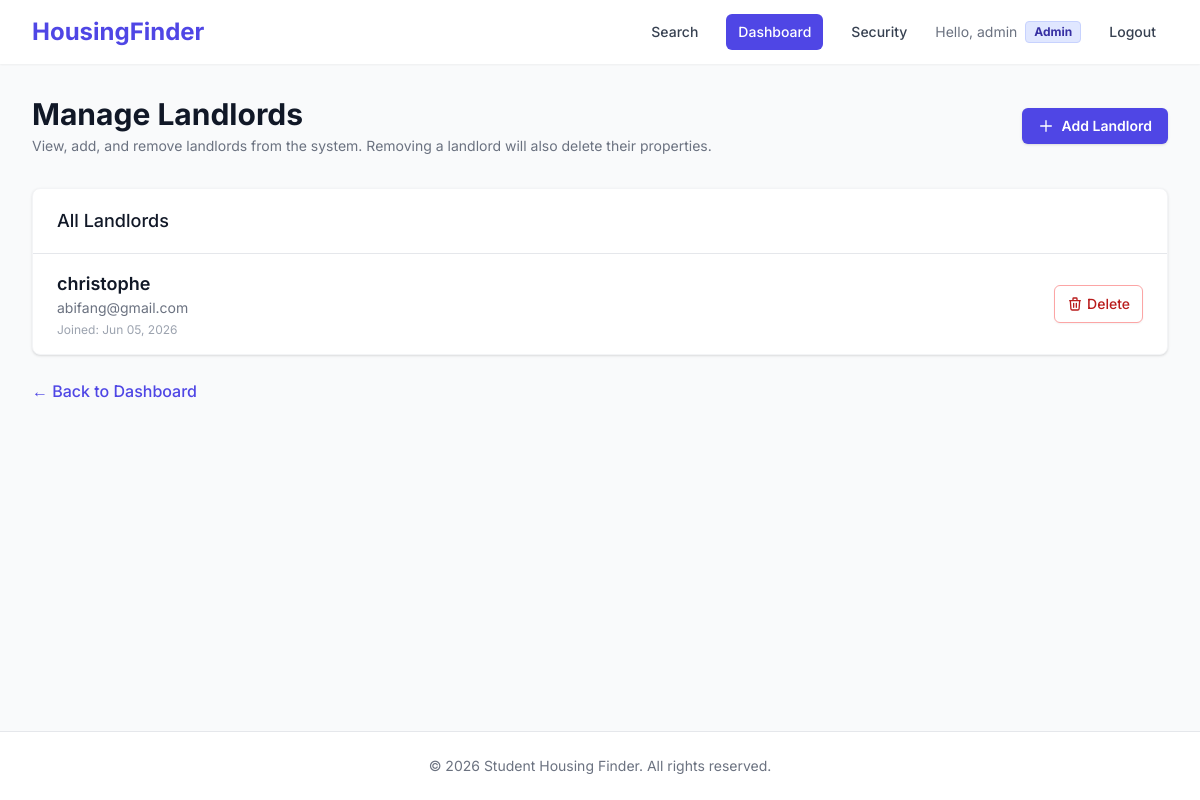
Page /dashboard/manage/landlords/ (signed in) on the committed database.
### accounts/models.py (models this page shows, shortened)
class User(AbstractUser):
    class Role(models.TextChoices):
        STUDENT = 'STUDENT', 'Student'
        LANDLORD = 'LANDLORD', 'Landlord'
        ADMIN = 'ADMIN', 'Admin'
    role = models.CharField(max_length=20, choices=Role.choices, default=Role.STUDENT)
    phone_number = models.CharField(
        max_length=20,
        blank=True,
        null=True,
        validators=[
            RegexValidator(
                regex=r'^[+]?[0-9]{7,20}$',
                message='Phone number must contain 7-20 digits and may start with +',
                code='invalid_phone'
            )
        ],
        help_text='Format: +1234567890 or 1234567890'
    )

### properties/views.py (the view)
# urls.py: path('dashboard/manage/landlords/', views.manage_landlords_view, name='manage_landlords'),
@login_required
def manage_landlords_view(request):
    if request.user.role != 'ADMIN':
        messages.error(request, "Only admins can manage landlords.")
        return redirect('dashboard')
    landlords = User.objects.filter(role='LANDLORD').order_by('-date_joined')
    context = {'landlords': landlords}
    return render(request, 'admin/manage_landlords.html', context)

### accounts/logging_utils.py (called while the page is built)
def get_client_ip(request):
    x_forwarded_for = request.META.get('HTTP_X_FORWARDED_FOR')
    if x_forwarded_for:
        ip = x_forwarded_for.split(',')[0]
    else:
        ip = request.META.get('REMOTE_ADDR')
    return ip

    def __call__(self, request):
        response = self.get_response(request)
        if not request.path.startswith(('/static/', '/media/')):
            if response.status_code >= 400 or any(important_path in request.path for important_path in ['/admin/', '/dashboard/', '/login', '/signup']):
                user = request.user if request.user.is_authenticated else None
                log_event(
                    level=SystemLog.LogLevel.WARNING if response.status_code >= 400 else SystemLog.LogLevel.INFO,
                    category=SystemLog.LogCategory.SECURITY,
                    action=f"{request.method} {request.path}",
                    message=f"Status: {response.status_code}",
                    user=user,
                    request=request,
                    status_code=response.status_code
                )
        return response

### templates/admin/manage_landlords.html (shortened to what this page needs)
{% extends 'base.html' %}
{% block content %}
<div class="bg-gray-50 flex-1 py-8">
    <div class="max-w-7xl mx-auto px-4 sm:px-6 lg:px-8">
        <div class="md:flex md:items-center md:justify-between mb-8">
            <div class="flex-1 min-w-0">
                <h2 class="text-2xl font-bold leading-7 text-gray-900 sm:text-3xl sm:truncate">
                    Manage Landlords
                </h2>
                <p class="mt-1 text-sm text-gray-500">
                    View, add, and remove landlords from the system. Removing a landlord will also delete their properties.
                </p>
            </div>
            <div class="mt-4 md:mt-0">
                <a href="{% url 'add_landlord' %}"
                   class="inline-flex items-center px-4 py-2 bg-indigo-600 hover:bg-indigo-700 text-white text-sm font-semibold rounded-md shadow transition-colors duration-150 focus:outline-none focus:ring-2 focus:ring-offset-2 focus:ring-indigo-500">
                    <svg class="w-4 h-4 mr-2" fill="none" stroke="currentColor" viewBox="0 0 24 24">
                        <path stroke-linecap="round" stroke-linejoin="round" stroke-width="2" d="M12 4v16m8-8H4"/>
                    </svg>
                    Add Landlord
                </a>
            </div>
        </div>
        <div class="bg-white shadow rounded-lg border border-gray-100 overflow-hidden">
            <div class="px-4 py-5 border-b border-gray-200 sm:px-6">
                <h3 class="text-lg leading-6 font-medium text-gray-900">All Landlords</h3>
            </div>
            {% if landlords %}
            <div class="divide-y divide-gray-200">
                {% for landlord in landlords %}
                <div class="px-4 py-4 sm:px-6 hover:bg-gray-50 flex justify-between items-center">
                    <div>
                        <h4 class="text-lg font-semibold text-gray-900">{{ landlord.username }}</h4>
                        <p class="text-sm text-gray-500">{{ landlord.email }}</p>
                        <p class="text-xs text-gray-400 mt-1">Joined: {{ landlord.date_joined|date:"M d, Y" }}</p>
                    </div>
                    <a href="{% url 'delete_landlord' landlord.id %}" class="inline-flex items-center px-3 py-2 border border-red-300 shadow-sm text-sm font-medium rounded-md text-red-700 bg-white hover:bg-red-50 focus:outline-none focus:ring-2 focus:ring-offset-2 focus:ring-red-500">
                        <svg class="w-4 h-4 mr-1" fill="none" stroke="currentColor" viewBox="0 0 24 24"><path stroke-linecap="round" stroke-linejoin="round" stroke-width="2" d="M19 7l-.867 12.142A2 2 0 0116.138 21H7.862a2 2 0 01-1.995-1.858L5 7m5 4v6m4-6v6m1-10V4a1 1 0 00-1-1h-4a1 1 0 00-1 1v3M4 7h16"></path></svg>
                        Delete
                    </a>
                </div>
                {% endfor %}
            </div>
            {% else %}
            <div class="px-4 py-8 text-center text-gray-500 bg-gray-50">
                <p>No landlords in the system.</p>
            </div>
            {% endif %}
        </div>
        <div class="mt-6">
            <a href="{% url 'dashboard' %}" class="text-indigo-600 hover:text-indigo-800 font-medium">
                &larr; Back to Dashboard
            </a>
        </div>
    </div>
</div>
{% endblock %}

### templates/base.html (shortened to what this page needs)
<!DOCTYPE html>
<html lang="en">
<head>
    <script src="https://cdn.tailwindcss.com"></script>
    <link rel="stylesheet" href="https://unpkg.com/leaflet@1.9.4/dist/leaflet.css"/>
</head>
<body class="bg-gray-50 flex flex-col min-h-screen">
    <nav class="bg-white shadow-sm sticky top-0 z-[1000]">
        <div class="max-w-7xl mx-auto px-4 sm:px-6 lg:px-8">
            <div class="flex justify-between h-16">
                <div class="flex">
                    <a href="{% url 'home' %}" class="flex-shrink-0 flex items-center">
                        <span class="text-2xl font-bold text-indigo-600">HousingFinder</span>
                    </a>
                </div>
                <div class="flex items-center space-x-4">
                    <a href="{% url 'property_search' %}" class="text-gray-700 hover:text-indigo-600 px-3 py-2 rounded-md text-sm font-medium">Search</a>
                    {% if user.is_authenticated %}
                        <a href="{% url 'dashboard' %}" class="bg-indigo-600 text-white hover:bg-indigo-700 px-3 py-2 rounded-md text-sm font-medium transition-colors">Dashboard</a>
                        <a href="{% url 'two_factor:profile' %}" class="text-gray-700 hover:text-indigo-600 px-3 py-2 rounded-md text-sm font-medium">Security</a>
                        <div class="flex items-center">
                            <span class="text-gray-500 text-sm mr-2">Hello, {{ user.username }}</span>
                            {% if user.role == 'ADMIN' or user.is_superuser %}
                                <span class="inline-flex items-center px-2 py-0.5 rounded text-xs font-bold bg-indigo-100 text-indigo-800 border border-indigo-200">
                                    Admin
                                </span>
                            {% endif %}
                        </div>
                        <a href="{% url 'logout' %}" class="text-gray-700 hover:text-indigo-600 px-3 py-2 rounded-md text-sm font-medium">Logout</a>
                    {% else %}
                        <a href="{% url 'two_factor:login' %}" class="text-gray-700 hover:text-indigo-600 px-3 py-2 rounded-md text-sm font-medium">Login</a>
                        <a href="{% url 'signup' %}" class="bg-indigo-600 text-white hover:bg-indigo-700 px-4 py-2 rounded-md text-sm font-medium transition-colors">Sign Up</a>
                    {% endif %}
                </div>
            </div>
        </div>
    </nav>
    <main class="flex-grow flex flex-col">
        {% block content %}{% endblock %}
    </main>
    <footer class="bg-white border-t border-gray-200 mt-auto z-[1000]">
        <div class="max-w-7xl mx-auto py-6 px-4 sm:px-6 lg:px-8">
            <p class="text-center text-sm text-gray-500">&copy; 2026 Student Housing Finder. All rights reserved.</p>
        </div>
    </footer>
</body>
</html>

### templates/base.html (style rules this page uses)
body { font-family: 'Inter', sans-serif; }

### rows in the picture
User: username "admin"
User: username "christophe", email "abifang@gmail.com", date_joined "Jun 05, 2026"
